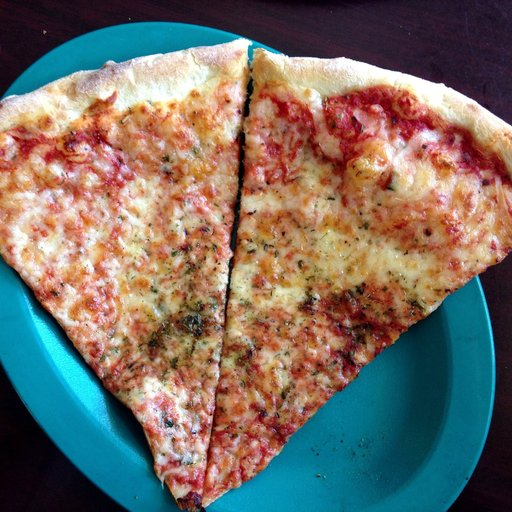
#> input picture VisioAI/Practica/p5/images/pizza.jpg, 512 x 512 px
$ jupyter execute --allow-errors P5-Part1.ipynb   (shell and % lines are left out)
#> lines starting #> are read from the running program, lines starting #| are printed output that depends on the picture; long printed decimals are rounded
### VisioAI/Practica/p5/LM_filters.py
'''
The Leung-Malik (LM) Filter Bank, implementation in python

T. Leung and J. Malik. Representing and recognizing the visual appearance of
materials using three-dimensional textons. International Journal of Computer
Vision, 43(1):29-44, June 2001.

Reference: http://www.robots.ox.ac.uk/~vgg/research/texclass/filters.html
'''

import numpy as np
import matplotlib.pyplot as plt

def gaussian1d(sigma, mean, x, ord):
    x = np.array(x)
    x_ = x - mean
    var = sigma**2

    # Gaussian Function
    g1 = (1/np.sqrt(2*np.pi*var))*(np.exp((-1*x_*x_)/(2*var)))

    if ord == 0:
        g = g1
        return g
    elif ord == 1:
        g = -g1*((x_)/(var))
        return g
    else:
        g = g1*(((x_*x_) - var)/(var**2))
        return g

def gaussian2d(sup, scales):
    var = scales * scales
    shape = (sup,sup)
    n,m = [(i - 1)/2 for i in shape]
    x,y = np.ogrid[-m:m+1,-n:n+1]
    g = (1/np.sqrt(2*np.pi*var))*np.exp( -(x*x + y*y) / (2*var) )
    return g

def log2d(sup, scales):
    var = scales * scales
    shape = (sup,sup)
    n,m = [(i - 1)/2 for i in shape]
    x,y = np.ogrid[-m:m+1,-n:n+1]
    g = (1/np.sqrt(2*np.pi*var))*np.exp( -(x*x + y*y) / (2*var) )
    h = g*((x*x + y*y) - var)/(var**2)
    return h

def makefilter(scale, phasex, phasey, pts, sup):

    gx = gaussian1d(3*scale, 0, pts[0,...], phasex)
    gy = gaussian1d(scale,   0, pts[1,...], phasey)

    image = gx*gy

    image = np.reshape(image,(sup,sup))
    return image

def makeLMfilters():
    sup     = 49
    scalex  = np.sqrt(2) * np.array([1,2,3])
    norient = 6
    nrotinv = 12

    nbar  = len(scalex)*norient
    nedge = len(scalex)*norient
    nf    = nbar+nedge+nrotinv
    F     = np.zeros([sup,sup,nf])
    hsup  = (sup - 1)/2

    x = [np.arange(-hsup,hsup+1)]
    y = [np.arange(-hsup,hsup+1)]

    [x,y] = np.meshgrid(x,y)

    orgpts = [x.flatten(), y.flatten()]
    orgpts = np.array(orgpts)

    count = 0
    for scale in range(len(scalex)):
        for orient in range(norient):
            angle = (np.pi * orient)/norient
            c = np.cos(angle)
            s = np.sin(angle)
            rotpts = [[c+0,-s+0],[s+0,c+0]]
            rotpts = np.array(rotpts)
            rotpts = np.dot(rotpts,orgpts)
            F[:,:,count] = makefilter(scalex[scale], 0, 1, rotpts, sup)
            F[:,:,count+nedge] = makefilter(scalex[scale], 0, 2, rotpts, sup)
            count = count + 1

    count = nbar+nedge
    scales = np.sqrt(2) * np.array([1,2,3,4])

    for i in range(len(scales)):
        F[:,:,count]   = gaussian2d(sup, scales[i])
        count = count + 1

    for i in range(len(scales)):
        F[:,:,count] = log2d(sup, scales[i])
        count = count + 1

    for i in range(len(scales)):
        F[:,:,count] = log2d(sup, 3*scales[i])
        count = count + 1

    return F

# Call the make filter function
F = makeLMfilters()
print("LM filters imported, the shape of the filter bank is: ", F.shape)

### VisioAI/Practica/p5/P5-Part1.ipynb
==============================================================================================
# Practicum 5 - Part 1

==============================================================================================

## Delivery

Up to **1 point out of 10** will be penalized if the following requirements are not fulfilled:

- The questions introduced in the exercises must be answered.

- Implemented code should be commented.

- Add title to the figures to explain what is displayed.

- Comments need to be in **english**.

- The deliverable must be a file named **P5_Student1_Student2.zip** that includes:
    - The notebook P5_Student1_Student2.ipynb completed with the solutions to the exercises and their corresponding comments.

**Deadline: December 6th, 23:00 h**

==============================================================================================
##  Image search using textures
==============================================================================================

#### Problem we want to solve
- Given a query image **$x$** and a set of images **$X$** we would like to retreive the most similar to **$x$** images from  **$X$**.

The exercises of this notebook will show how we can perform image similarity search using:

- Gaussian filters
- Descriptors based on texture
- Distance between images and similarity search

### Imports

[cell 1]

import time
import scipy
import numpy as np
import skimage
from skimage import filters
from skimage.io import imread
from skimage.color import rgb2gray, rgba2rgb
from skimage.transform import resize


import os
import matplotlib.pyplot as plt
import warnings
warnings.filterwarnings('ignore')

# 1 Derivative of Gaussians aka Leung-Malik (LM) Filter Bank
We can apply a collection of multiple filters that we call a filter bank. Note that if we apply $D$ filters our feature vectors will be $D$ dimensional.

The following image shows a filter bank. In the filter bank we typically want filters to capture a combination of scales, orientations of different types of patterns. This particular filter bank is The Derivative-of-Gaussians or as known as Leung-Malik (LM) Filter Bank.

We import Leung-Malik filters as follows:

[cell 2]
import LM_filters
filter_bank = LM_filters.makeLMfilters()

### Plotting all filters

Plot the created filters as images similar to the figure above.

[cell 3]
# Your solution here
fig, ax = plt.subplots(ncols=12, nrows=4, figsize=(15,5))
c = 0
for i in range(4):
    for j in range(12):
        ax[i,j].imshow(filter_bank[:,:,c], cmap = 'gray')
        ax[i,j].axis("off")
        c += 1

What are the different filters? Which is the size of the filters? How many filters there are?

[cell 4]
# Your solution here

The different filters are edges, bars and spots.

The size of our filters in this plot are (15,15).

There are 48 filters.

## 1. Extracting a feature vector for an image

**1.1** Read the image ``/images/pizza.jpg``, and resize it to 240𝑥240 pixels. Then, convert the image to grayscale and visualize both, the RGB and the grayscale images.

[cell 5]
# Your solution here
import skimage.io as io
import skimage.color as color

pizza = io.imread('./images/pizza.jpg')
#> pizza is the input picture: shape (512, 512, 3); mean R, G, B 118.5, 110.4, 101.9
pizza = resize(pizza, (240, 240))
#> pizza: shape (240, 240, 3) float64
pizza_gray = color.rgb2gray(pizza)
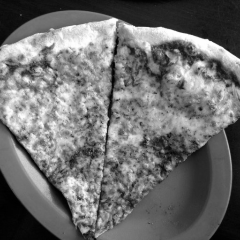
#> pizza_gray: shape (240, 240) float64; min 0.00248, max 1, mean 0.437

fig, axs = plt.subplots(1, 2)
ax = axs[0]
ax.imshow(pizza)
ax.set_title('Original image')
ax.axis('off')

ax = axs[1]
ax.imshow(pizza_gray, cmap='gray')
ax.set_title('Grayscale Pizza')
ax.axis('off')

plt.show()
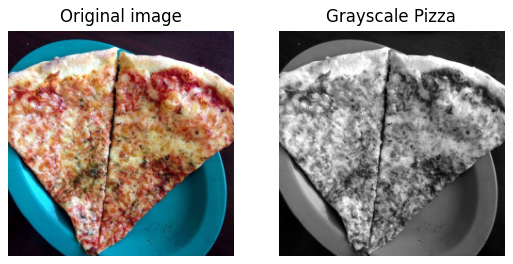
#> figure drawn by matplotlib, 2 panels

**1.2** Given $D=n\_{filters}$ filters from the filter bank and a single image `image`, make a function `get_image_features(image, filter_bank, n_filters)` that returns a feature vector of shape `n_filters`. The returned vector must contain at position $k$ the mean of the absolute value of the convolved image by filter $k$.

$$
\text{feat}(x) = \left( \text{mean}( |r_1|), \dots,\text{mean}(|r_D|) \right)
$$

Try the function with the previous image and print the feature vector.

**Hint**: The function should return a feature vector obtained by averaging each filter response on the image. Use a small number of filters to try your functions

[cell 6]
# Your solution here
from scipy.ndimage import convolve

def get_image_features(image, filter_bank, n_filters):
#> called with filter_bank = array of shape (49, 49, 48), n_filters = 5
    features = np.zeros(n_filters)

    for i in range(n_filters):
        features[i] = np.mean(abs(convolve(image, filter_bank[:,:,i])))
#> after the loop, features = [0.016, 0.0145, 0.0143, 0.0159, 0.0173]

    return features

[cell 7]
## Try the function
n_filters = 5
im_features = get_image_features(pizza_gray, filter_bank, n_filters)
#> im_features = [0.016, 0.0145, 0.0143, 0.0159, 0.0173]
print(im_features)
#| [0.01601 0.01451 0.01425 0.01591 0.01726]

**1.3** (Optional) Try ``extract_features()`` using a different number of filters and other images (for instance ``/images/dog.jpg`` or ``/images/flower.jpg``)

[cell 8]
# Your solution here

### Visualizing features

**1.3** Make a function `visualize_features(im,  filter_bank, n_filters=5)` that recieves the `filter_bank`, an image `im` and an integer `n_filters`.

The function  must make a plot of two rows containing in the first row, in position $k$, the image convolved by filter $k$. In the second row, in position $k$, the image of the k'th filter. The result for `n_filter=5` should look like

**Hint**: Note that since at this moment we are focusing on the texture, we will not use the color of the images.

[cell 9]
# Your solution here
def visualize_features(im,  filter_bank, n_filters=5):
#> called with filter_bank = array of shape (49, 49, 48), n_filters = 5
    features = [abs(convolve(im, filter_bank[:,:,i])) for i in range(n_filters)]
#> features = 5 items

    fig, ax = plt.subplots(ncols=n_filters, nrows=2, figsize=(15,5))
    c = 0
    for i in range(2):
        for j in range(n_filters):
            if i<1:
                ax[i,j].imshow(features[c], cmap = 'gray')
                ax[i,j].axis("off")
                c += 1
            else:
                ax[i,j].imshow(filter_bank[:,:,c-n_filters], cmap = 'gray')
                ax[i,j].axis("off")
                c += 1
#> after the loop, c = 10
    plt.show()
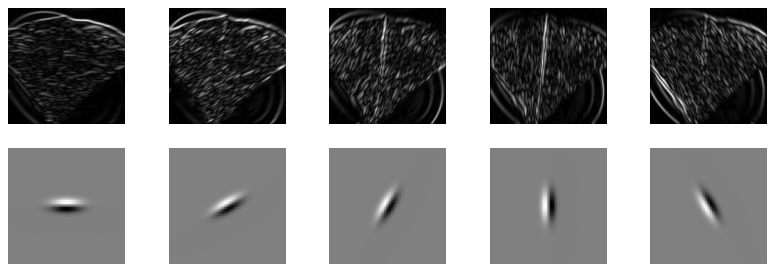
#> figure drawn by matplotlib, 10 panels

[cell 10]
## Try the function
visualize_features(pizza_gray, filter_bank)

**1.4** (Optional) Try ``visualize_filters()`` using a different number of filters and using another image (for instance ``/images/dog.jpg`` or ``/images/flower.jpg``)

[cell 11]
# Your solution here
dog = io.imread('./images/dog.jpg')
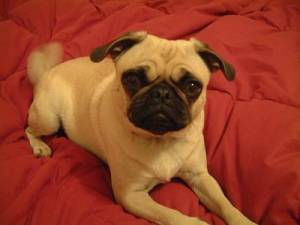
#> input picture VisioAI/Practica/p5/images/dog.jpg, 300 x 225 px
#> dog is the input picture: shape (225, 300, 3); mean R, G, B 153.4, 65.9, 40.1
grayscale_dog = color.rgb2gray(dog)
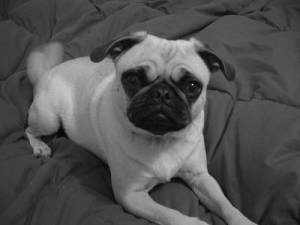
#> grayscale_dog: shape (225, 300) float64; min 0.0125, max 0.843, mean 0.324

flower = io.imread('./images/flower.jpg')
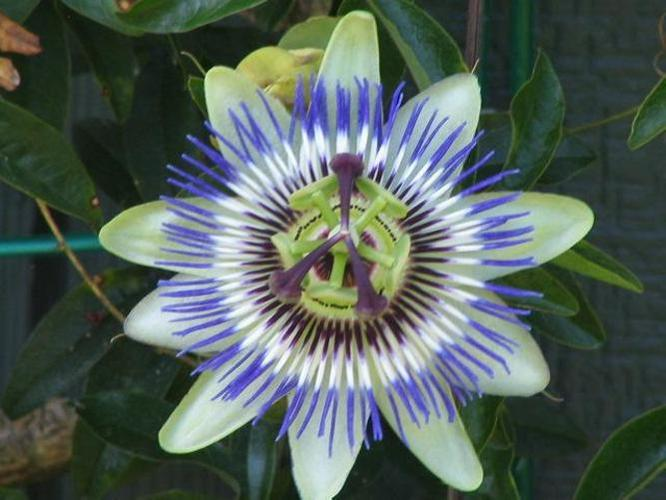
#> input picture VisioAI/Practica/p5/images/flower.jpg, 666 x 500 px
#> flower is the input picture: shape (500, 666, 3); mean R, G, B 83.2, 96.7, 90
grayscale_flower = color.rgb2gray(flower)
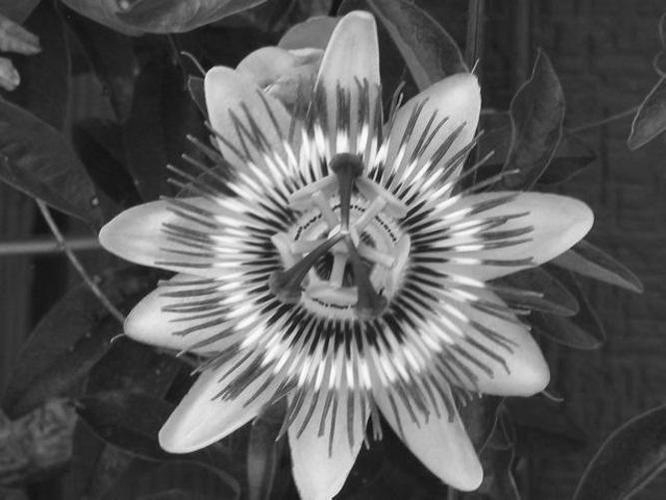
#> grayscale_flower: shape (500, 666) float64; min 0.0175, max 0.998, mean 0.366

dog_features = get_image_features(grayscale_dog, filter_bank, n_filters)
#> dog_features = [0.00761, 0.00697, 0.00691, 0.0075, 0.00788]
flower_features = get_image_features(grayscale_flower, filter_bank, n_filters)
#> flower_features = [0.00959, 0.00957, 0.00953, 0.0093, 0.00924]

print(dog_features)
#| [0.00761 0.006969 0.006913 0.007503 0.007879]
print(flower_features)
#| [0.009591 0.009569 0.009535 0.009298  0.009235]

## 2 Load & resize the dataset

**2.1** Read all the images in the directories, resize them to 240x240 pixels and save the image in an array:

<ul>
    <li>./images/pizza/</li>
    <li>./images/flowers/</li>
    <li>./images/pets/</li>
</ul>

**Hint:** You have to create an array for each directory, which containts all the images belonging to that path.

[cell 12]
# Your solution here
pizza_images = io.ImageCollection("./images/pizza/*.jpg")
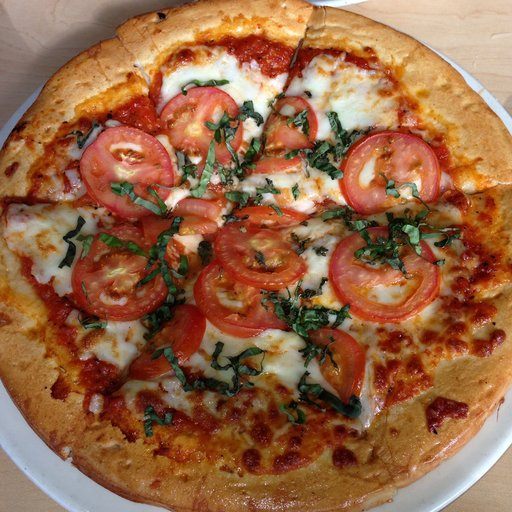
#> input picture VisioAI/Practica/p5/images/pizza/3678290.jpg, 512 x 512 px
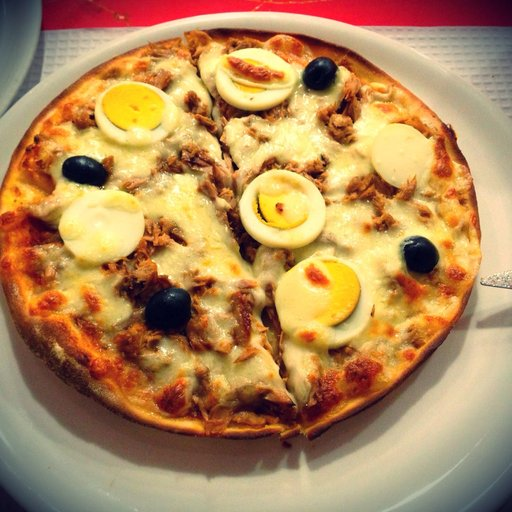
#> input picture VisioAI/Practica/p5/images/pizza/3703769.jpg, 512 x 512 px
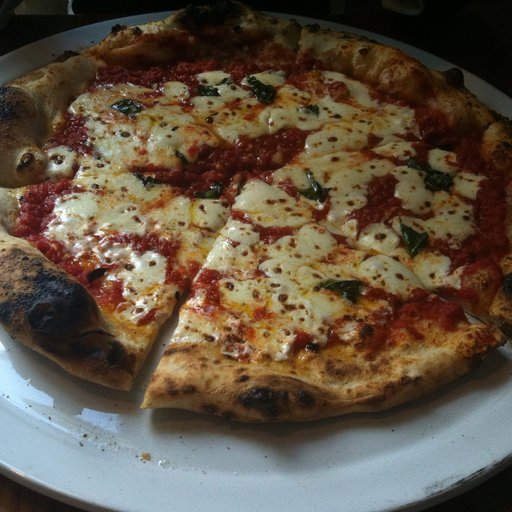
#> input picture VisioAI/Practica/p5/images/pizza/3704879.jpg, 512 x 512 px
#> pizza_images = 3 items
#> (the rest of the program and of its run is left out)
